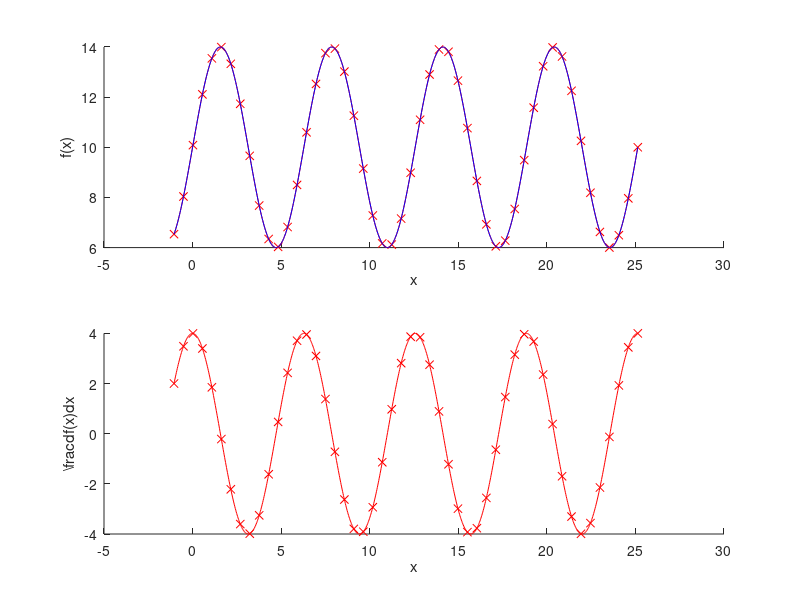
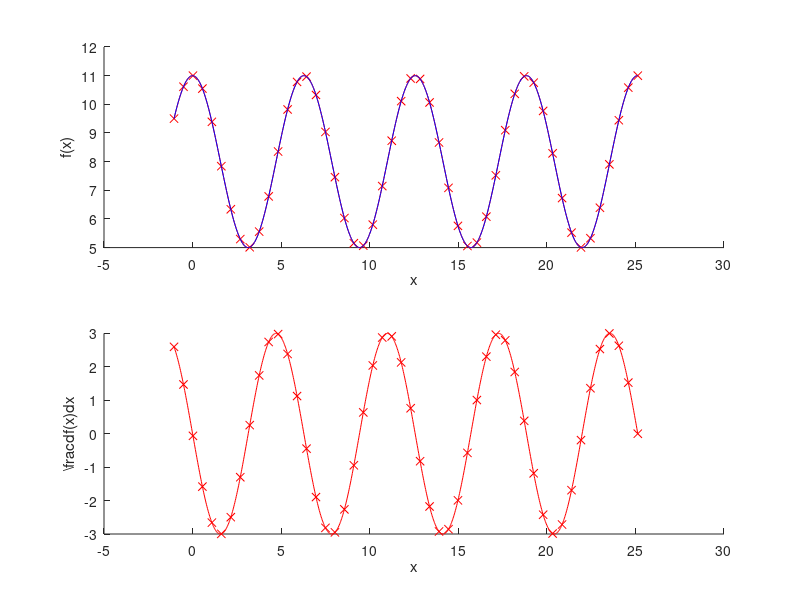
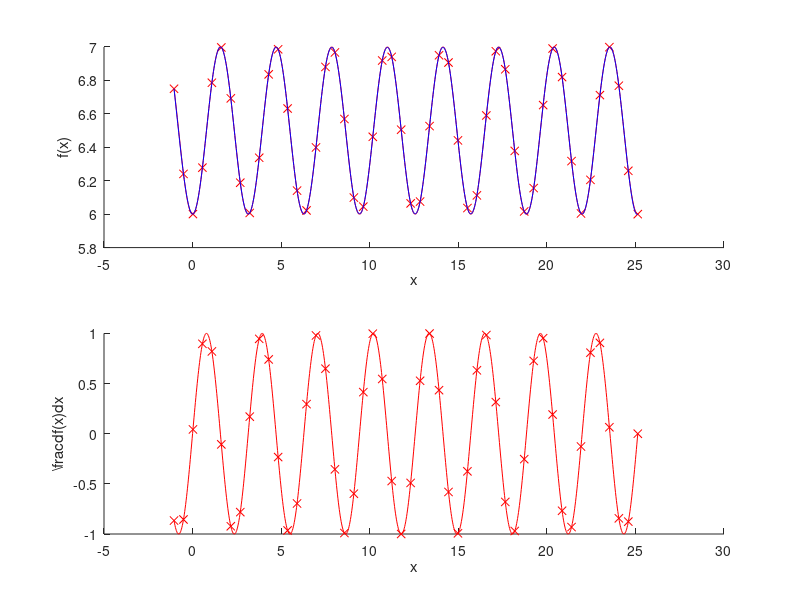

Reproduce these figures in MATLAB, in order. (Note: this script raises an error after producing the figures.)
%% SCRIPT_TestPPfunctions
clear all
close all
clc

%% Define candidate functions and samplingand plot candidate data
% -> Define loose sampling
n = 50;
x = linspace(-pi/3,4*(2*pi),n);
% -> Define tight sampling
nn = 20*n;
xx = linspace(min(x),max(x),20*n);

% -> Define functions to evaluate
f{1}  = @(x_in)  4*sin(x_in) + 10;
df{1} = @(x_in)  4*cos(x_in);

f{2}  = @(x_in)  3*cos(x_in) + 8;
df{2} = @(x_in) -3*sin(x_in);

f{3}  = @(x_in) 1*sin(x_in).^2 + 6;
df{3} = @(x_in) 2*sin(x_in).*cos(x_in);

%% Create figures and axes
ylbls = {'f(x)','\frac{df(x)}{dx}'};
for i = 1:numel(f)
    fig(i) = figure('Name',sprintf('Function %d: %s',i,char(f{i})));
    for j = 1:2
        axs(j,i) = subplot(2,1,j,'Parent',fig(i));
        hold(axs(j,i),'on');
        xlabel(axs(j,i),'x');
        ylabel(axs(j,i),ylbls{j});
    end
end

% -> Define output data for each function
for i = 1:numel(f)
    y(i,:)  = f{i}(x);
    yy(i,:) = f{i}(xx);
end

% -> Plot output data for each function
for i = 1:size(y,1)
    pltY(i) = plot(axs(1,i),x,y(i,:),'xr');
    pltYY(i) = plot(axs(1,i),xx,yy(i,:),'r');
end

%% Define and plot derivative
% -> Define output data for each function derivative
for i = 1:numel(df)
    dy(i,:) = df{i}(x);
    dyy(i,:) = df{i}(xx);
end

% -> Plot output data for each function derivative
for i = 1:size(dy,1)
    pltDY(i) = plot(axs(2,i),x,dy(i,:),'xr');
    pltDYY(i) = plot(axs(2,i),xx,dyy(i,:),'r');
end

%% Define and plot piecewise polynomial fit
pp = spline(x,y);
yyPP = ppval(pp,xx);

for i = 1:size(yyPP,1)
    pltPP(i) = plot(axs(1,i),xx,yyPP(i,:),'b');
end

%% Define and plot derivative of piecewise polynomial fit
dpp = diffpp(pp);
dyyPP = ppval(dpp,xx);

for i = 1:size(dyyPP,1)
    pltDPP(i) = plot(axs(2,i),xx,dyyPP(i,:),'b');
end

%% Integrate piecewise polynomial derivative and plot
idpp = intpp(dpp);
idyyPP = ppval(idpp,xx);

for i = 1:size(idyyPP,1)
    pltIDPP(i) = plot(axs(1,i),xx,idyyPP(i,:),'m');
end

%% Apply integration constatnt at first breakpoint
idpp = intpp(dpp,y(:,1));
idyyPP = ppval(idpp,xx);

for i = 1:size(idyyPP,1)
    pltIDPP(i) = plot(axs(1,i),xx,idyyPP(i,:),'g:','LineWidth',1.7);
end

%% Apply integration constant at random breakpoint
x_rand = (max(x) - min(x)).*rand(1) + min(x);
y_rand = ppval(pp,x_rand);
idpp = intpp(dpp,y_rand,x_rand);
idyyPP = ppval(idpp,xx);

for i = 1:size(idyyPP,1)
    pltIDPP(i) = plot(axs(1,i),xx,idyyPP(i,:),'c--','LineWidth',1);
end